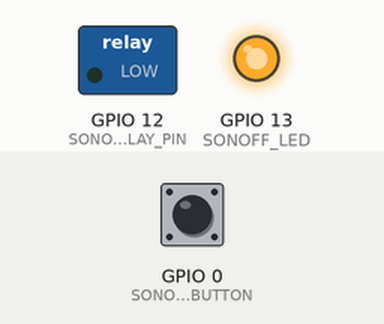
Simulated run of this sketch. Board: ESP8266 (NodeMCU). Shown: switched loads named in the sketch (green lamp = pin HIGH), output pins drawn as LEDs (lit = HIGH). The inputs (shaded band) are chosen by the test bench; at power-on: GPIO 0 (SONOFF_BUTTON) HIGH. WiFi joins after 1.5 s; servers stay silent unless stated; the local clock reads 2024-03-15 10:24:30 at power-on unless the sketch sets it; what the sketch prints to the serial monitor is not drawn.

Above: at 3.0 s.
3.1 s: GPIO 0 (SONOFF_BUTTON) pulled LOW for 0.15 s
At 3.4 s:
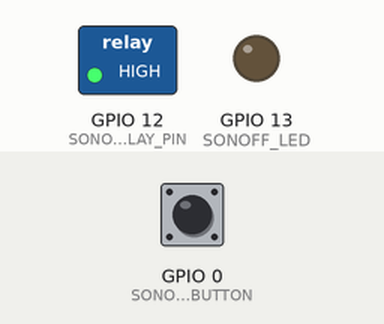
4.7 s: GPIO 0 (SONOFF_BUTTON) pulled LOW for 1 s
At 5.9 s:
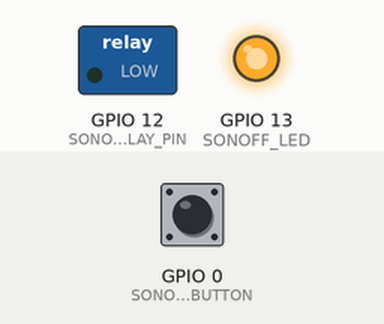
7.2 s: GPIO 0 (SONOFF_BUTTON) pulled LOW for 3.2 s
At 7.8 s:
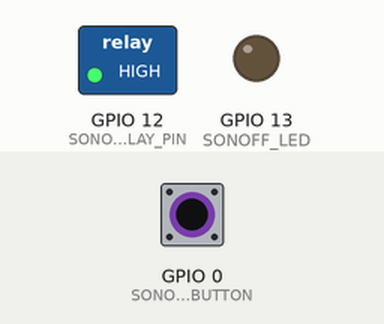
Timing chart, 0 to 10.2 s (numbered marks = the images above; inputs shaded):
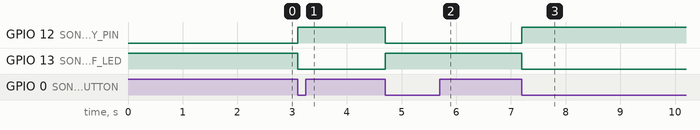

Measured:
- after the input at 3.1 s, GPIO 12 (SONOFF_RELAY_PIN): LOW → HIGH at once; GPIO 13 (SONOFF_LED): HIGH → LOW at once
- after the input at 4.7 s, GPIO 12 (SONOFF_RELAY_PIN): HIGH → LOW at once; GPIO 13 (SONOFF_LED): LOW → HIGH at once
- after the input at 7.2 s, GPIO 12 (SONOFF_RELAY_PIN): LOW → HIGH at once; GPIO 13 (SONOFF_LED): HIGH → LOW at once

The sketch:

timer.ino
```cpp
//#define BLYNK_PRINT Serial
//#define BLYNK_DEBUG

#include <ESP8266WiFi.h>
#include <BlynkSimpleEsp8266.h>
#include <ArduinoOTA.h>
#include <WiFiUdp.h>

#include <TimeLib.h>
#include <WidgetRTC.h>

#define SONOFF_BUTTON      0
#define SONOFF_INPUT      14
#define SONOFF_LED        13
#define SONOFF_RELAY_PIN  12

// Your WiFi credentials.
// Set password to "" for open networks.
#ifndef STASSID
#define STASSID ""
#define STAPSK  ""
#endif

#define HOSTNAME "Timer_01"

const char* ssid = STASSID;
const char* pass = STAPSK;
char auth[] = "";

BlynkTimer timer;
WidgetRTC rtc;

WidgetLED statusLED(V10);
#define BLYNK_GREEN     "#23C48E"
#define BLYNK_BLUE      "#04C0F8"
#define BLYNK_YELLOW    "#E6E600"
#define BLYNK_ORANGE    "#E68A00"
#define BLYNK_RED       "#D3435C"
#define BLYNK_DARK_BLUE "#5F7CD8"

bool relayState = LOW;
bool manualButton = 0;
bool alertsOn = 0;
long lastDebounceTime = 0;
long debounceDelay = 150;

void turnOn()
{
  digitalWrite(SONOFF_RELAY_PIN, HIGH);
  digitalWrite(SONOFF_LED, LOW);
  Blynk.virtualWrite(V1, 1);
  if(alertsOn)
    Blynk.notify("{DEVICE_NAME} is on!");
  relayState = HIGH;
}

void turnOff()
{
  digitalWrite(SONOFF_RELAY_PIN, LOW);
  digitalWrite(SONOFF_LED, HIGH);
  manualButton = 0;
  Blynk.virtualWrite(V1, 0);
  statusLED.off();
  if(alertsOn)
    Blynk.notify("{DEVICE_NAME} is off!");
  relayState = LOW;
}

ICACHE_RAM_ATTR void notifyOnButtonPress()
{
  // Invert state, since button is "Active LOW"
  if(digitalRead(SONOFF_BUTTON) == LOW)
  {
    if((millis() - lastDebounceTime) > debounceDelay)
    {
      lastDebounceTime = millis();
      manualButton = 1;
      #ifdef BLYNK_PRINT
      Serial.println("Button is pressed.");
      // Note:
      // We allow 1 notification per 5 seconds for now.
      Blynk.notify("Yaaay... {DEVICE_NAME} button is pressed!");
      #endif
      if(relayState == LOW)
      {
        turnOn();
        Blynk.setProperty(V10, "color", BLYNK_GREEN);
        statusLED.on();
      }
      else
      {
        turnOff();
      }
    }
  }
}

void timer_V2() // Things to do every minute.
{
  Blynk.syncVirtual(V2);
}

void requestTime()
{
  Blynk.sendInternal("rtc", "sync");
}

BLYNK_WRITE(V0) // Alerts On or Off
{
  if (param.asInt() == 1)
    alertsOn = 1;
  else
    alertsOn = 0;
}

BLYNK_WRITE(V1) // In App Button Press
{
    if (param.asInt() == 1)
    {
      turnOn();
      Blynk.setProperty(V10, "color", BLYNK_ORANGE);
      statusLED.on();
    }
    else
    {
      turnOff();
    }
}

BLYNK_WRITE(V2) {
  TimeInputParam t(param);
  int today = (weekday()+6)%7;  //Time library starts week on Sunday, Blynk on Monday
  if(today == 0)
    today = 7;

  unsigned int nowseconds = ((hour() * 3600) + (minute() * 60) + second());
  unsigned int startseconds = (t.getStartHour() * 3600) + (t.getStartMinute() * 60);
  unsigned int stopseconds = (t.getStopHour() * 3600) + (t.getStopMinute() * 60);

  if(t.isWeekdaySelected(today))
  {
    if(relayState == LOW)
    {
      if(nowseconds >= startseconds - 31 && nowseconds <= startseconds + 31 )
      {
        Blynk.setProperty(V10, "color", BLYNK_BLUE);
        statusLED.on();
        turnOn();
      }
    }

    if(relayState == HIGH)
    {
      if(nowseconds >= stopseconds - 31 && nowseconds <= stopseconds + 31 )
      {
        turnOff();
      }
    }
  }
}

void setup() {
  pinMode(SONOFF_LED, OUTPUT);
  digitalWrite(SONOFF_LED, HIGH);

  pinMode(SONOFF_RELAY_PIN, OUTPUT);
  digitalWrite(SONOFF_RELAY_PIN, relayState);

  pinMode(SONOFF_BUTTON, INPUT);

  #ifndef BLYNK_PRINT
  Serial.begin(115200); //Not really needed, Sets 0 the serial debug port.
  #endif
  Blynk.begin(auth, ssid, pass, IPAddress(192,168,1,160), 8080);  //connects to the blynk server using the credentals from above.

  rtc.begin();
  Blynk.syncAll();

  ArduinoOTA.setHostname(HOSTNAME);

  ArduinoOTA.onStart([]() {
    Serial.println("Start");
  });
  ArduinoOTA.onEnd([]() {
    Serial.println("\nEnd");
  });
  ArduinoOTA.onProgress([](unsigned int progress, unsigned int total) {
    Serial.printf("Progress: %u%%\r", (progress / (total / 100)));
  });
  ArduinoOTA.onError([](ota_error_t error) {
    Serial.printf("Error[%u]: ", error);
    if (error == OTA_AUTH_ERROR) Serial.println("Auth Failed");
    else if (error == OTA_BEGIN_ERROR) Serial.println("Begin Failed");
    else if (error == OTA_CONNECT_ERROR) Serial.println("Connect Failed");
    else if (error == OTA_RECEIVE_ERROR) Serial.println("Receive Failed");
    else if (error == OTA_END_ERROR) Serial.println("End Failed");
  });
  ArduinoOTA.begin();
  #ifndef BLYNK_PRINT
  Serial.println("Ready");
  Serial.print("IP address: ");
  Serial.println(WiFi.localIP());
  #endif

  statusLED.off();

  timer.setInterval(3600000L, requestTime);

  timer.setInterval(  60000L, timer_V2);

  attachInterrupt(digitalPinToInterrupt(SONOFF_BUTTON), notifyOnButtonPress, CHANGE);
}

void loop()
{
  Blynk.run();

  timer.run();

  ArduinoOTA.handle();
}
```
